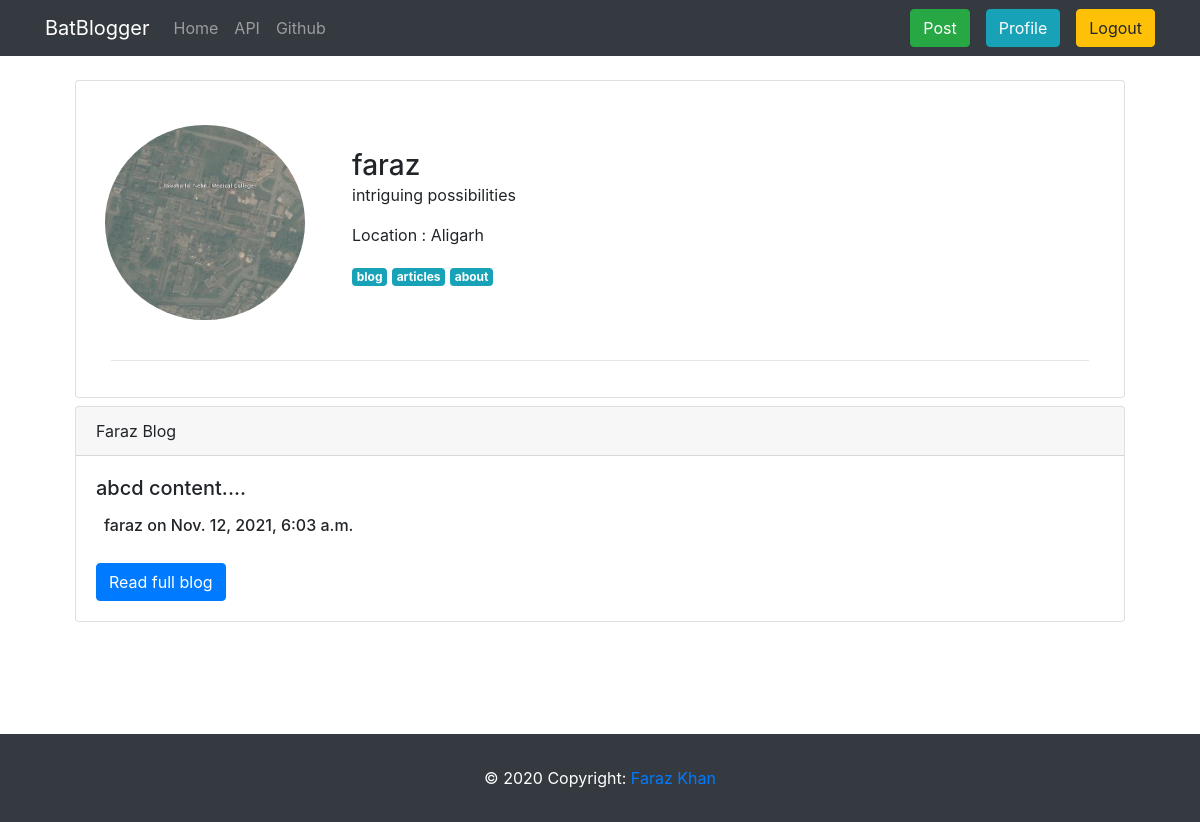
The page /profile/faraz/ (signed in) on the database its author committed.
### blog/models.py (models this page shows, shortened)
class Profile(models.Model):
    user = models.OneToOneField(User, on_delete=models.CASCADE)
    image = models.ImageField(default='profile_pics/default.jpg', upload_to=rename('profile_pics'))
    location = models.CharField(max_length=100, blank=True, null=True)
    bio = models.CharField(max_length=500, blank=True, null=True)

class Blog(models.Model):
    title = models.CharField(max_length=100, blank=True, default='')
    content = models.CharField(max_length=200, blank=True, default='')
    author = models.ForeignKey(User,related_name='blogs',on_delete=models.CASCADE)
    created_on = models.DateTimeField(default=timezone.now)
    def get_absolute_url(self):
        return reverse("ui-blog-detail", kwargs={
            'pk': self.pk
        })

### webui/views.py (the view)
# urls.py: path('profile/<str:username>/', ProfileView.as_view(), name='profile'),
class ProfileView(LoginRequiredMixin, View):
    def get(self,request,*args,**kwargs):
        username = kwargs['username']
        profile = Profile.objects.get(user__username=username)
        posts = Blog.objects.filter(author__username=username)
        return render(request, 'profile.html', {'profile': profile,'posts':posts})

### templates/profile.html (shortened to what this page needs)
{% extends "base.html" %}
{% load static %}
{% block content %}
<div class="container m-auto">
<div class="container my-4">
<div style="margin-bottom:200px;" class="container">
  <div class="row">
      <div class="col-12">
          <div class="card">
              <div class="card-body">
                  <div class="row">
                    <div class="m-4 text-center">
                      <img src="{{profile.image.url}}" width="200" height="200" alt="" class="rounded-circle img-fluid">
                    </div>
                      <div class="ml-2 col-12 col-lg-8 col-md-6">
                          <h3 class="mt-5 mb-0 text-truncated">{{profile.user}}</h3>
                          <p>
                              {{profile.bio}}
                          </p>
                          <p>
                            Location : {{profile.location}}
                          </p>
                          <p> <span class="badge badge-info tags">blog</span>
                              <span class="badge badge-info tags">articles</span>
                              <span class="badge badge-info tags">about</span>
                          </p>
                      </div>
                </div>
                <div class="col-12"><hr></div>
            </div>
      </div>
</div>
</div>
{% for post in posts %}
<div class="card my-2">
    <div class="card-header">
      {{post.title}}
    </div>
    <div class="card-body">
      <h5 class="card-text">{{post.content}}....</h5>
      <div class="row mx-1 my-3">
        <h6 class="card-title ml-1">{{post.author.username}} on {{post.created_on}}</h6>
      </div>
      <a href="{{post.get_absolute_url}}" class="btn btn-primary">Read full blog</a>
    </div>
</div>
{% endfor %}
</div>
</div>
</div>
{% endblock content %}

### rows shown on the page
Profile: image (picture), user "faraz", bio "intriguing possibilities", location "Aligarh"
Blog: title "Faraz Blog", content "abcd content", author.username "faraz", created_on "Nov. 12, 2021, 6:03 a.m."
